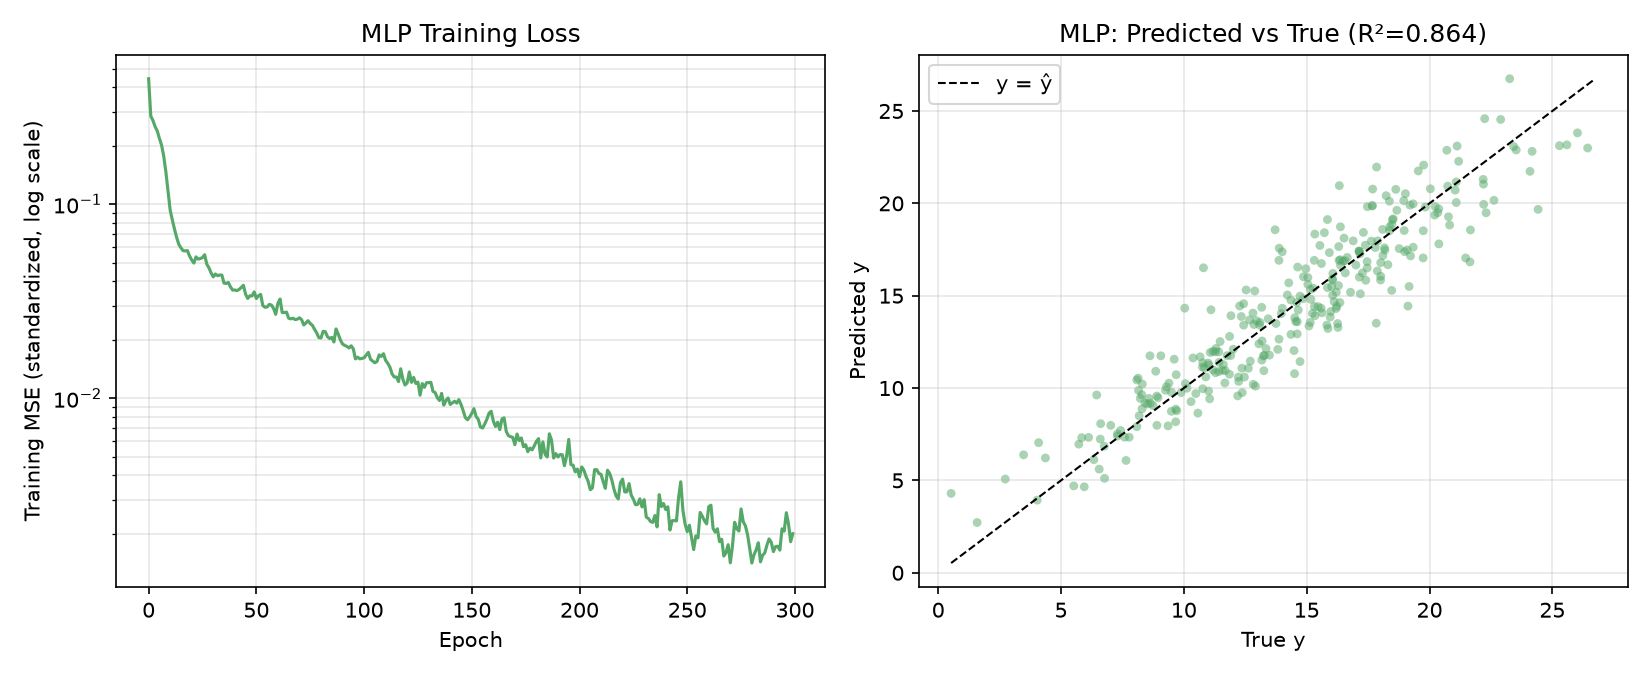

This chart was generated by the following Python code:
"""
改变激活函数为Tanh
"""

import numpy as np
import torch
import torch.nn as nn
from sklearn.datasets import make_friedman1
from sklearn.model_selection import train_test_split
from sklearn.preprocessing import StandardScaler
from sklearn.metrics import mean_squared_error, r2_score
import matplotlib.pyplot as plt

torch.manual_seed(42)
np.random.seed(42)

# ---------------------------------------------------------------
# 01_一、机器学习深度学习基础知识问答. 数据生成（与任务 2.01_一、机器学习深度学习基础知识问答 完全相同，保证两次实验可比）
# ---------------------------------------------------------------
X, y = make_friedman1(n_samples=1500, n_features=10, noise=1.0, random_state=42)

# ---------------------------------------------------------------
# 2. 划分训练集 / 测试集（同样的 random_state）
# ---------------------------------------------------------------
X_train, X_test, y_train, y_test = train_test_split(
    X, y, test_size=0.2, random_state=42
)

# ---------------------------------------------------------------
# 3. 标准化（同任务 2.01_一、机器学习深度学习基础知识问答）
# ---------------------------------------------------------------
x_scaler = StandardScaler().fit(X_train)
y_scaler = StandardScaler().fit(y_train.reshape(-1, 1))

X_train_s = x_scaler.transform(X_train)
X_test_s = x_scaler.transform(X_test)
y_train_s = y_scaler.transform(y_train.reshape(-1, 1))
y_test_s = y_scaler.transform(y_test.reshape(-1, 1))

X_train_t = torch.tensor(X_train_s, dtype=torch.float32)
y_train_t = torch.tensor(y_train_s, dtype=torch.float32)
X_test_t = torch.tensor(X_test_s, dtype=torch.float32)
y_test_t = torch.tensor(y_test_s, dtype=torch.float32)

train_dataset = torch.utils.data.TensorDataset(X_train_t, y_train_t)
train_loader = torch.utils.data.DataLoader(train_dataset, batch_size=64, shuffle=True)

# ---------------------------------------------------------------
# 4. 模型定义：全连接神经网络（MLP）
#    结构：10 -> 64 (ReLU) -> 32 (ReLU) -> 01_一、机器学习深度学习基础知识问答
#    比线性模型多了两个隐藏层和非线性激活函数
# ---------------------------------------------------------------
class MLPModel(nn.Module):
    def __init__(self, in_features, hidden1=64, hidden2=32):
        super().__init__()
        self.net = nn.Sequential(
            nn.Linear(in_features, hidden1),
            nn.Tanh(),
            nn.Linear(hidden1, hidden2),
            nn.Tanh(),
            nn.Linear(hidden2, 1),
        )

    def forward(self, x):
        return self.net(x)


model = MLPModel(in_features=X_train.shape[1])
n_params = sum(p.numel() for p in model.parameters())
print(f"MLP 可训练参数量: {n_params}")

criterion = nn.MSELoss()
optimizer = torch.optim.Adam(model.parameters(), lr=0.005)

# ---------------------------------------------------------------
# 5. 训练
# ---------------------------------------------------------------
epochs = 300
loss_history = []

for epoch in range(1, epochs + 1):
    model.train()
    epoch_losses = []
    for xb, yb in train_loader:
        optimizer.zero_grad()
        pred = model(xb)
        loss = criterion(pred, yb)
        loss.backward()
        optimizer.step()
        epoch_losses.append(loss.item())
    loss_history.append(np.mean(epoch_losses))

    if epoch % 50 == 0:
        print(f"Epoch {epoch:3d} | Train MSE (standardized): {loss_history[-1]:.4f}")

# ---------------------------------------------------------------
# 6. 测试集评估（还原到原始 y 尺度）
# ---------------------------------------------------------------
model.eval()
with torch.no_grad():
    pred_test_s = model(X_test_t).numpy()

pred_test = y_scaler.inverse_transform(pred_test_s).ravel()

mse = mean_squared_error(y_test, pred_test)
rmse = np.sqrt(mse)
mae = np.mean(np.abs(y_test - pred_test))
r2 = r2_score(y_test, pred_test)

print("\n===== 测试集结果 (MLP) =====")
print(f"MSE : {mse:.4f}")
print(f"RMSE: {rmse:.4f}")
print(f"MAE : {mae:.4f}")
print(f"R^2 : {r2:.4f}")

# ---------------------------------------------------------------
# 7. 可视化
# ---------------------------------------------------------------
fig, axes = plt.subplots(1, 2, figsize=(11, 4.5))

axes[0].plot(loss_history, color="#55A868")
axes[0].set_yscale("log")
axes[0].set_xlabel("Epoch")
axes[0].set_ylabel("Training MSE (standardized, log scale)")
axes[0].set_title("MLP Training Loss")
axes[0].grid(alpha=0.3, which="both")

axes[1].scatter(y_test, pred_test, alpha=0.5, s=18, color="#55A868", edgecolor="none")
lims = [min(y_test.min(), pred_test.min()), max(y_test.max(), pred_test.max())]
axes[1].plot(lims, lims, "k--", linewidth=1, label="y = ŷ")
axes[1].set_xlabel("True y")
axes[1].set_ylabel("Predicted y")
axes[1].set_title(f"MLP: Predicted vs True (R²={r2:.3f})")
axes[1].legend()
axes[1].grid(alpha=0.3)

plt.tight_layout()
plt.savefig("改变激活函数为Tanh.png", dpi=150)
plt.show()
